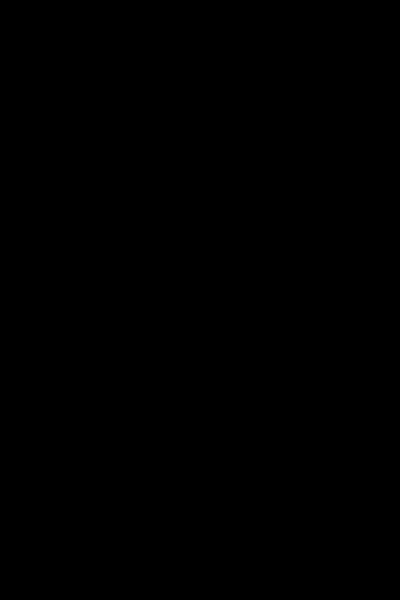
Frame 1 (no input)
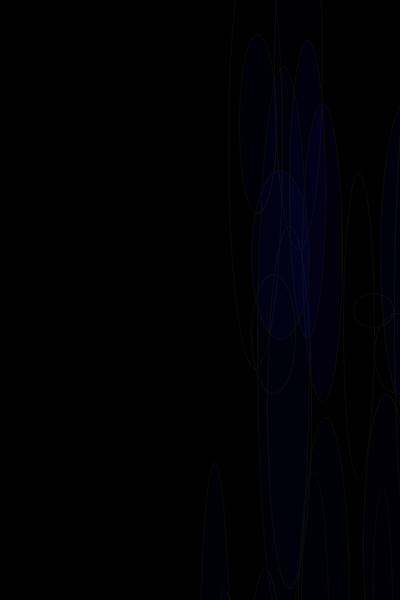
Frame 60 (the mouse pressed at the canvas centre just before this capture)
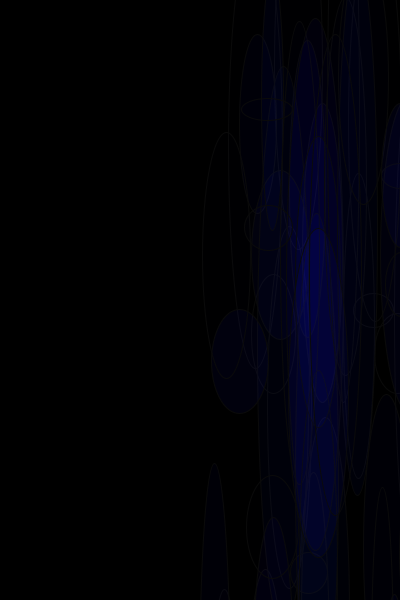
Frame 120 (the mouse held since frame 60 and released just before this capture)

The Processing sketch that drew these frames (run headless with seeded random() and noise(); from frame 60 on, the mouse is pressed at the canvas centre):

// Processing sketch: processing_13375
// ── processing_13375.pde

void setup () { 
size(400,600); 
background(0); 
} 
void draw() { 
fill(50);
stroke(50); 
fill(random(30),random(30),random(600),random(15)); 
stroke(10);
ellipse(random(210,750),random(21,750),random(21,60),random(21,600)); 
}
